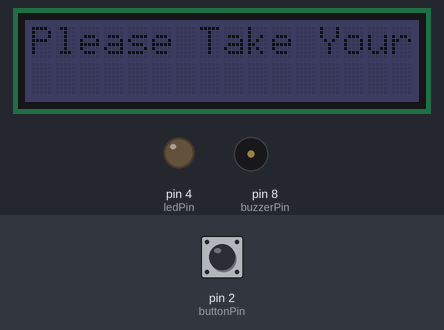
Recording of a sketch running on a simulated Arduino Uno, built with avr-gcc and run on an emulated ATmega328P. On the bench: 16×2 character LCD, output pins drawn as LEDs (lit = HIGH), buzzer (waves = sounding, pin HIGH). The inputs (shaded band) are chosen by the test bench; at power-on: pin 2 (buttonPin) LOW.

Above: at 5.1 s.
At 6.1 s:
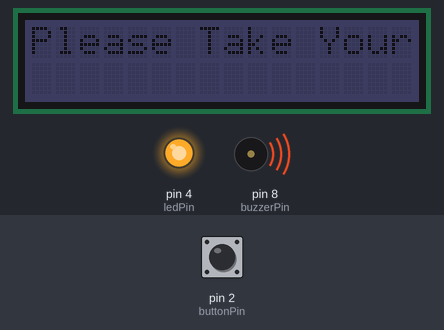
Timing chart, 0 to 7.6 s (numbered marks = the images above):
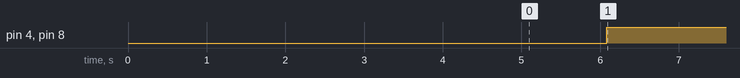

Measured:
- by itself, pin 4 (ledPin), pin 8 (buzzerPin): LOW → HIGH at 6.1 s

The sketch:

pillboxSketch.ino
```cpp
#include <Wire.h>
#include "rgb_lcd.h"

rgb_lcd lcd;
const int buttonPin = 2;     // the number of the pushbutton pin

const int ledPin =  4;      // the number of the LED pin

const int buzzerPin = 8;   // the number of the buzzer

// variables will change:

int buttonState = 0;         // variable for reading the pushbutton status
const int colorR = 0;
const int colorG = 0;
const int colorB = 50;

void setup() {

  // initialize the LED pin as an output:

  pinMode(ledPin, OUTPUT);

  // initialize the pushbutton pin as an input:

  pinMode(buttonPin, INPUT);

  pinMode(buzzerPin, OUTPUT);

  delay(5000);
// set up the LCD's number of columns and rows:
    lcd.begin(16, 2);

    lcd.setRGB(colorR, colorG, colorB);
    // Print a message to the LCD.
    lcd.print("Please Take Your Pills!");

    delay(1000);
}


void loop() {

  // read the state of the pushbutton value:

  buttonState = digitalRead(buttonPin);
// set the cursor to column 0, line 1
    // (note: line 1 is the second row, since counting begins with 0):
    lcd.setCursor(0, 1);
    int time = millis()/1000;


  // check if the pushbutton is pressed. If it is, the buttonState is HIGH:

  if (buttonState == HIGH) {

    // turn buzzer on:

    digitalWrite(buzzerPin, LOW);

    digitalWrite(ledPin, LOW);

    delay(10000);

  } else {

    // turn buzzer off:

    digitalWrite(buzzerPin, HIGH);

    digitalWrite(ledPin, HIGH);

  }

}
```
